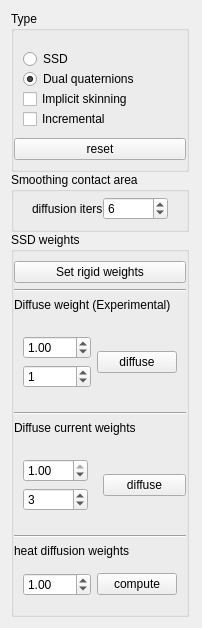
     <widget class="QWidget" name="Animation_settings">
      <property name="geometry">
       <rect>
        <x>0</x>
        <y>0</y>
        <width>202</width>
        <height>564</height>
       </rect>
      </property>
      <attribute name="label">
       <string>Animation</string>
      </attribute>
      <layout class="QHBoxLayout" name="horizontalLayout_2">
       <item>
        <layout class="QVBoxLayout" name="vert_layout_anim_toolbox">
         <property name="spacing">
          <number>0</number>
         </property>
         <item>
          <widget class="QGroupBox" name="box_anim_type">
           <property name="title">
            <string>Type</string>
           </property>
           <layout class="QVBoxLayout" name="verticalLayout_10">
            <property name="spacing">
             <number>0</number>
            </property>
            <property name="leftMargin">
             <number>0</number>
            </property>
            <property name="rightMargin">
             <number>0</number>
            </property>
            <item>
             <widget class="QWidget" name="radio_grp_3" native="true">
              <layout class="QVBoxLayout" name="verticalLayout_11">
               <property name="spacing">
                <number>0</number>
               </property>
               <item>
                <widget class="QRadioButton" name="ssd_raio">
                 <property name="text">
                  <string>SSD</string>
                 </property>
                 <property name="checked">
                  <bool>false</bool>
                 </property>
                </widget>
               </item>
               <item>
                <widget class="QRadioButton" name="dual_quaternion_radio">
                 <property name="text">
                  <string>Dual quaternions</string>
                 </property>
                 <property name="checked">
                  <bool>true</bool>
                 </property>
                </widget>
               </item>
               <item>
                <widget class="QCheckBox" name="implicit_skinning_checkBox">
                 <property name="text">
                  <string>Implicit skinning</string>
                 </property>
                </widget>
               </item>
               <item>
                <widget class="QCheckBox" name="checkBox_incremental">
                 <property name="text">
                  <string>Incremental</string>
                 </property>
                 <property name="checked">
                  <bool>false</bool>
                 </property>
                </widget>
               </item>
              </layout>
             </widget>
            </item>
            <item>
             <widget class="QPushButton" name="reset_anim">
              <property name="toolTip">
               <string>Set skeleton to the dress pose</string>
              </property>
              <property name="text">
               <string>reset</string>
              </property>
             </widget>
            </item>
           </layout>
          </widget>
         </item>
         <item>
          <widget class="QGroupBox" name="grpBox_smoothing_weights">
           <property name="title">
            <string>Smoothing contact area</string>
           </property>
           <layout class="QVBoxLayout" name="verticalLayout_23">
            <property name="topMargin">
             <number>5</number>
            </property>
            <item>
             <widget class="QWidget" name="widget_smooth_weights_diffuse_iter" native="true">
              <layout class="QFormLayout" name="formLayout_2">
               <property name="horizontalSpacing">
                <number>0</number>
               </property>
               <property name="topMargin">
                <number>0</number>
               </property>
               <property name="bottomMargin">
                <number>0</number>
               </property>
               <item row="0" column="1">
                <widget class="QSpinBox" name="spinBox_diffuse_smoothing_weights_iter">
                 <property name="minimum">
                  <number>1</number>
                 </property>
                 <property name="maximum">
                  <number>200</number>
                 </property>
                 <property name="value">
                  <number>6</number>
                 </property>
                </widget>
               </item>
               <item row="0" column="0">
                <widget class="QLabel" name="lbl_nb_iter_smoothing_weight_diffusion">
                 <property name="text">
                  <string>diffusion iters</string>
                 </property>
                </widget>
               </item>
              </layout>
             </widget>
            </item>
           </layout>
          </widget>
         </item>
         <item>
          <widget class="QGroupBox" name="grpBox_weights">
           <property name="title">
            <string>SSD weights</string>
           </property>
           <layout class="QVBoxLayout" name="verticalLayout_18">
            <property name="spacing">
             <number>6</number>
            </property>
            <property name="leftMargin">
             <number>0</number>
            </property>
            <property name="rightMargin">
             <number>0</number>
            </property>
            <item>
             <widget class="QPushButton" name="pushB_set_rigid_weights">
              <property name="toolTip">
               <string>Associates rigid weights to every bones.</string>
              </property>
              <property name="text">
               <string>Set rigid weights</string>
              </property>
             </widget>
            </item>
            <item>
             <widget class="Line" name="line_11">
              <property name="orientation">
               <enum>Qt::Horizontal</enum>
              </property>
             </widget>
            </item>
            <item>
             <widget class="QLabel" name="lbl_auto_weights_experimental">
              <property name="text">
               <string>Diffuse weight (Experimental)</string>
              </property>
             </widget>
            </item>
            <item>
             <widget class="QWidget" name="grp_widget_auto_weight" native="true">
              <layout class="QHBoxLayout" name="horizontalLayout_13">
               <item>
                <widget class="QWidget" name="widget_5" native="true">
                 <layout class="QVBoxLayout" name="verticalLayout_24">
                  <property name="leftMargin">
                   <number>0</number>
                  </property>
                  <property name="rightMargin">
                   <number>0</number>
                  </property>
                  <item>
                   <widget class="QDoubleSpinBox" name="dSpinB_diff_w_alpha_exp">
                    <property name="minimum">
                     <double>-100.000000000000000</double>
                    </property>
                    <property name="maximum">
                     <double>100.000000000000000</double>
                    </property>
                    <property name="singleStep">
                     <double>0.200000000000000</double>
                    </property>
                    <property name="value">
                     <double>1.000000000000000</double>
                    </property>
                   </widget>
                  </item>
                  <item>
                   <widget class="QSpinBox" name="spinB_auto_w_nb_iter_exp">
                    <property name="maximum">
                     <number>200</number>
                    </property>
                    <property name="value">
                     <number>1</number>
                    </property>
                   </widget>
                  </item>
                 </layout>
                </widget>
               </item>
               <item>
                <widget class="QPushButton" name="pushB_diff_w_exp">
                 <property name="toolTip">
                  <string>Compute ssd weights</string>
                 </property>
                 <property name="text">
                  <string>diffuse</string>
                 </property>
                </widget>
               </item>
              </layout>
             </widget>
            </item>
            <item>
             <widget class="Line" name="line_7">
              <property name="orientation">
               <enum>Qt::Horizontal</enum>
              </property>
             </widget>
            </item>
            <item>
             <widget class="QLabel" name="lbl_diffuse_weights">
              <property name="text">
               <string>Diffuse current weights</string>
              </property>
             </widget>
            </item>
            <item>
             <widget class="QWidget" name="widget_9" native="true">
              <layout class="QHBoxLayout" name="horizontalLayout_16">
               <property name="leftMargin">
                <number>0</number>
               </property>
               <property name="rightMargin">
                <number>0</number>
               </property>
               <item>
                <widget class="QWidget" name="widget_10" native="true">
                 <layout class="QVBoxLayout" name="verticalLayout_28">
                  <item>
                   <widget class="QDoubleSpinBox" name="dSpinB_diff_w_alpha">
                    <property name="maximum">
                     <double>1.000000000000000</double>
                    </property>
                    <property name="singleStep">
                     <double>0.100000000000000</double>
                    </property>
                    <property name="value">
                     <double>1.000000000000000</double>
                    </property>
                   </widget>
                  </item>
                  <item>
                   <widget class="QSpinBox" name="spinB_diff_w_nb_iter">
                    <property name="maximum">
                     <number>30</number>
                    </property>
                    <property name="value">
                     <number>3</number>
                    </property>
                   </widget>
                  </item>
                 </layout>
                </widget>
               </item>
               <item>
                <widget class="QPushButton" name="pushB_diffuse_curr_weights">
                 <property name="text">
                  <string>diffuse</string>
                 </property>
                </widget>
               </item>
              </layout>
             </widget>
            </item>
            <item>
             <widget class="Line" name="line_10">
              <property name="orientation">
               <enum>Qt::Horizontal</enum>
              </property>
             </widget>
            </item>
            <item>
             <widget class="QLabel" name="lbl_heat_diffusion_weights">
              <property name="text">
               <string>heat diffusion weights</string>
              </property>
             </widget>
            </item>
            <item>
             <widget class="QWidget" name="grp_widget_heat_diffusion" native="true">
              <layout class="QHBoxLayout" name="horizontalLayout_23">
               <item>
                <widget class="QDoubleSpinBox" name="dSpinBox_heat_coeff">
                 <property name="maximum">
                  <double>10.000000000000000</double>
                 </property>
                 <property name="singleStep">
                  <double>0.100000000000000</double>
                 </property>
                 <property name="value">
                  <double>1.000000000000000</double>
                 </property>
                </widget>
               </item>
               <item>
                <widget class="QPushButton" name="pButton_compute_heat_difusion">
                 <property name="text">
                  <string>compute</string>
                 </property>
                </widget>
               </item>
              </layout>
             </widget>
            </item>
           </layout>
          </widget>
         </item>
         <item>
          <spacer name="verticalSpacer">
           <property name="orientation">
            <enum>Qt::Vertical</enum>
           </property>
           <property name="sizeHint" stdset="0">
            <size>
             <width>20</width>
             <height>40</height>
            </size>
           </property>
          </spacer>
         </item>
        </layout>
       </item>
       <item>
        <spacer name="horizontalSpacer">
         <property name="orientation">
          <enum>Qt::Horizontal</enum>
         </property>
         <property name="sizeHint" stdset="0">
          <size>
           <width>40</width>
           <height>20</height>
          </size>
         </property>
        </spacer>
       </item>
      </layout>
     </widget>
